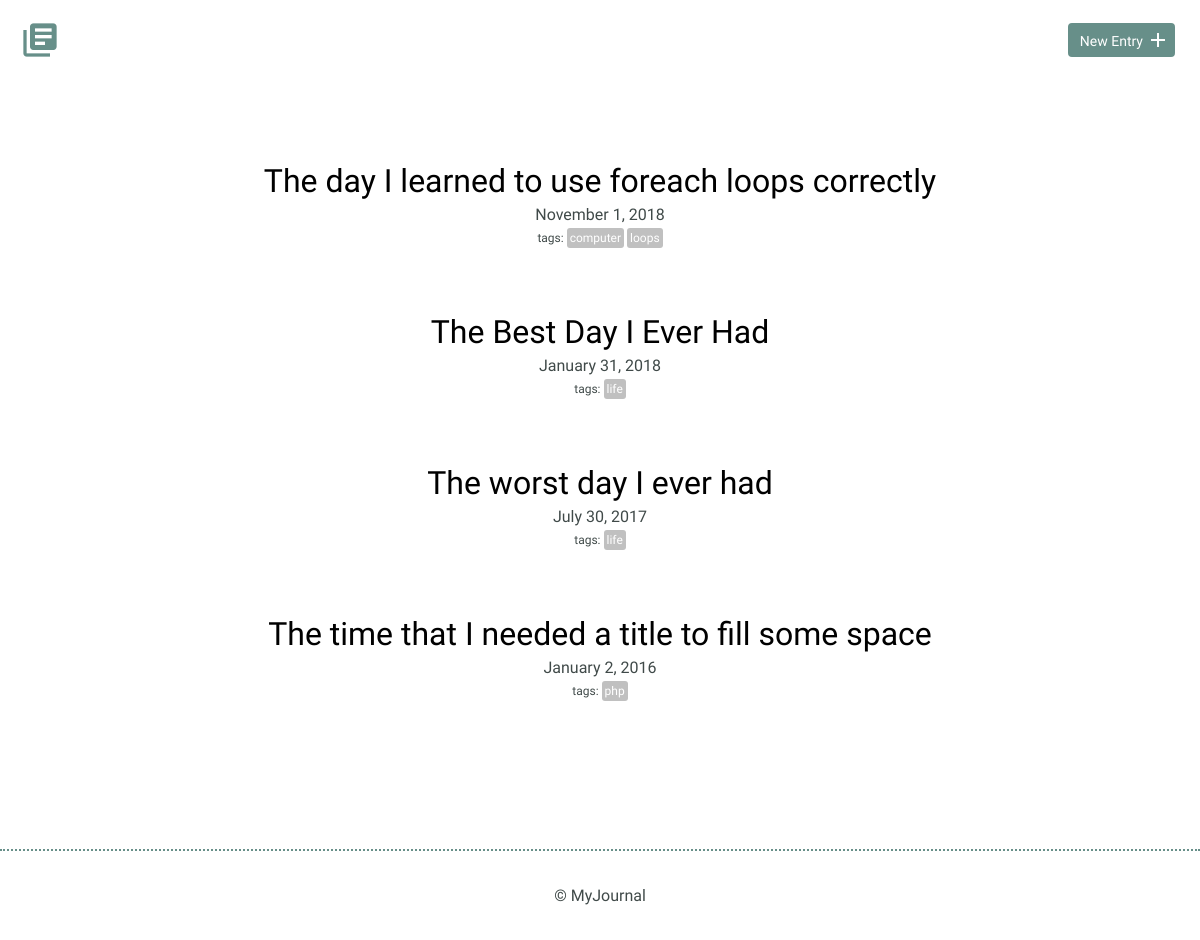
Before: / with the older database file.
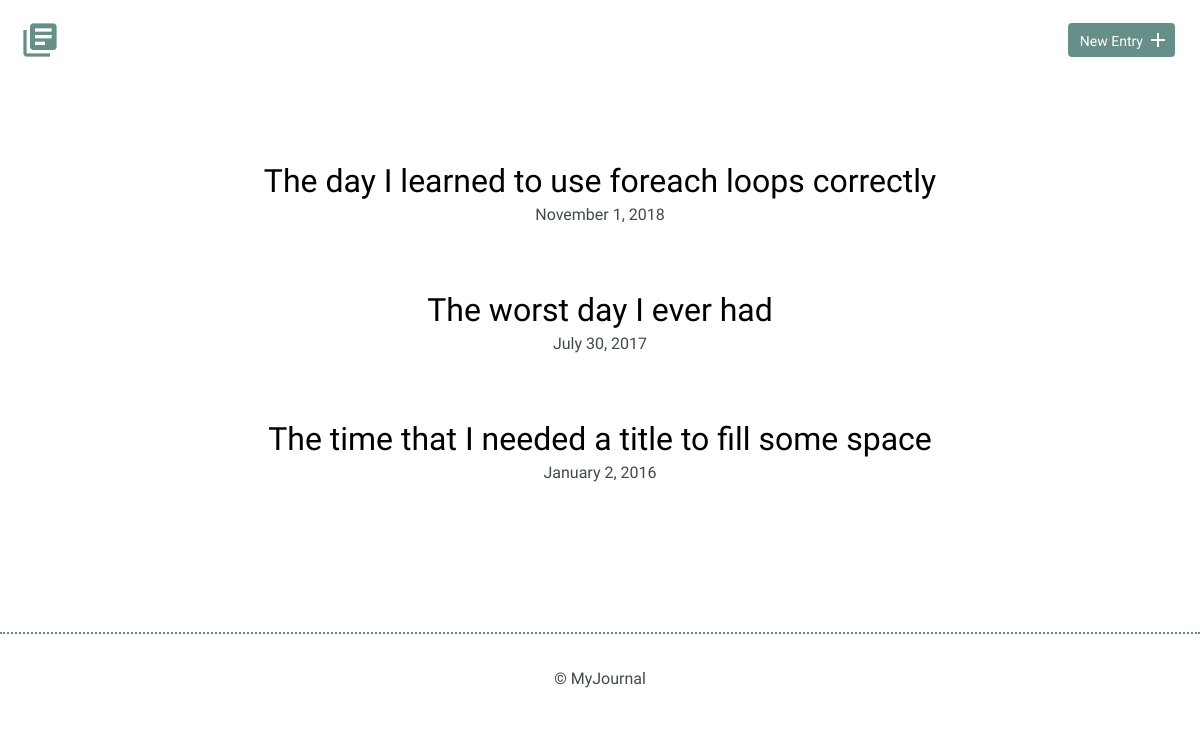
After: the same page with the newer database file.
### tables this page shows
CREATE TABLE "entries" (
	`id`	INTEGER,
	`title`	TEXT,
	`date`	TEXT,
	`time_spent`	INTEGER,
	`learned`	BLOB,
	`resources`	BLOB,
	PRIMARY KEY(`id`)
);

### index.php (the view, shortened to what this page needs)
<?php
require_once("database.php");
if (isset($_GET["tag"])) {
	try {
		$results = $db->prepare('select entries.id, title, date from entries
							    join entries_tags on entries.id = entries_tags.entry_id
							    join tags on entries_tags.tag_id = tags.id
							    where tag = ?');
		$results->bindParam(1, $_GET["tag"]);
		$results->execute();
	} catch(Exception $e) {
		echo $e->getMessage();
		die();
	}
} else {
	try {
		$results = $db->query('select * from entries order by date desc');
	} catch(Exception $e) {
		echo $e->getMessage();
		die();
	}
}
$entries = $results->fetchAll(PDO::FETCH_ASSOC);
?>
<!DOCTYPE html>
<html>
    <head>
        <link rel="stylesheet" href="css/normalize.css">
        <link rel="stylesheet" href="css/site.css">
    </head>
    <body>
		<?php include "inc/header.php"; ?>
        <section>
            <div class="container">
                <div class="entry-list">
					<?php
					foreach($entries as $entry) {
						$fullDate = date('F j, Y', strtotime($entry['date']));
						try {
							$results = $db->prepare('select tag, tags.id from entries
												   join entries_tags on entries.id = entries_tags.entry_id
												   join tags on entries_tags.tag_id = tags.id
												   where entries.id = ?');
							$results->bindParam(1, $entry['id']);
							$results->execute();
						} catch(Exception $e) {
							echo $e->getMessage();
							die();
						}
						$tags = $results->fetchAll(PDO::FETCH_ASSOC);
						echo <<<EOT
						<article>
							<h2><a href="detail.php?id={$entry['id']}">{$entry['title']}</a></h2>
							<time datetime="{$entry['date']}">{$fullDate}</time>
EOT;
						if (!empty($tags)) {
							echo '<div class="tag-container"><span class="tag-label">tags:</span>';
							foreach($tags as $tag) {
								echo '<span class="tag"><a href="index.php?tag=' . $tag["tag"] .
								'">' . $tag["tag"] . '</a></span>';
							}
							echo('</div>');
						}
						echo '</article>';
					}
					?>
                </div>
            </div>
        </section>
        <?php include "inc/footer.php"; ?>
    </body>
</html>

### inc/header.php
<header>
	<div class="container">
		<div class="site-header">
			<a class="logo" href="index.php"><i class="material-icons">library_books</i></a>
			<a class="button icon-right" href="new.php"><span>New Entry</span> <i class="material-icons">add</i></a>
		</div>
	</div>
</header>

### inc/footer.php
<footer>
	<div>
		&copy; MyJournal
	</div>
</footer>

### css/site.css (style rules this page uses)
body { font-size: 16px; color: #404a49; font-family: 'Cousine', serif; font-weight: 400; }
.container { margin: 0 auto; padding: 0 25px; }
header .site-header { margin: 0 auto; height: 95px; }
header .logo i { color: #678f89; margin: 20px 0 0 -5px; float: left; font-size: 40px; }
header .button { float: right; margin: 33px 0 0 0; }
footer { text-align: center; padding: 35px 0; border-top: 2px dotted #678f89; }
.button { padding: 8px 10px 6px 10px; background: #678f89; border: 2px solid #678f89; border-radius: 4px; text-decoration: none; color: #FFF; position: relative; text-align: center; font-size: 14px; }
.button.icon-right { padding-right: 30px; top: -10px; }
.button.icon-right i { position: absolute; top: 3px; right: 3px; }
h1, h2, h3 { margin: 0; font-weight: 400; line-height: 1em; color: #000; }
h2 { font-size: 32px; }
h2 a { text-decoration: none; color: #000; }
.entry-list, .edit-entry, .new-entry { max-width: 800px; margin: 0 auto; padding: 70px 0 150px 0; }
.entry-list article { margin-bottom: 70px; text-align: center; }
.entry-list article:last-child { margin-bottom: 0; }
.entry-list article h2 { margin-bottom: 8px; }
.tag-container { margin-top: 3px; }
.tag { color: white; font-size: 12px; padding: 3px; background-color: Silver; border-radius: 3px; margin-right: 3px; }
.tag-label { font-size: 12px; padding: 3px; }
span > a, span > a:link, span > a:hover, span > a:visited, span > a:active { text-decoration: none; color: white; }

Changed rows visible on the page:
removed entries: title "The Best Day I Ever Had", date "January 31, 2018", tag "life"
changed entries "The day I learned to use foreach loops correctly": no longer shows "tags:"
changed entries "The worst day I ever had": no longer shows "tags:"
shown differently, row unchanged: entries "The time that I needed a title to fill some space": no longer shows "tags:"
Other visible differences:
list line gone: "computer"
list line gone: "loops"
list line gone: "life"
list line gone: "php"
